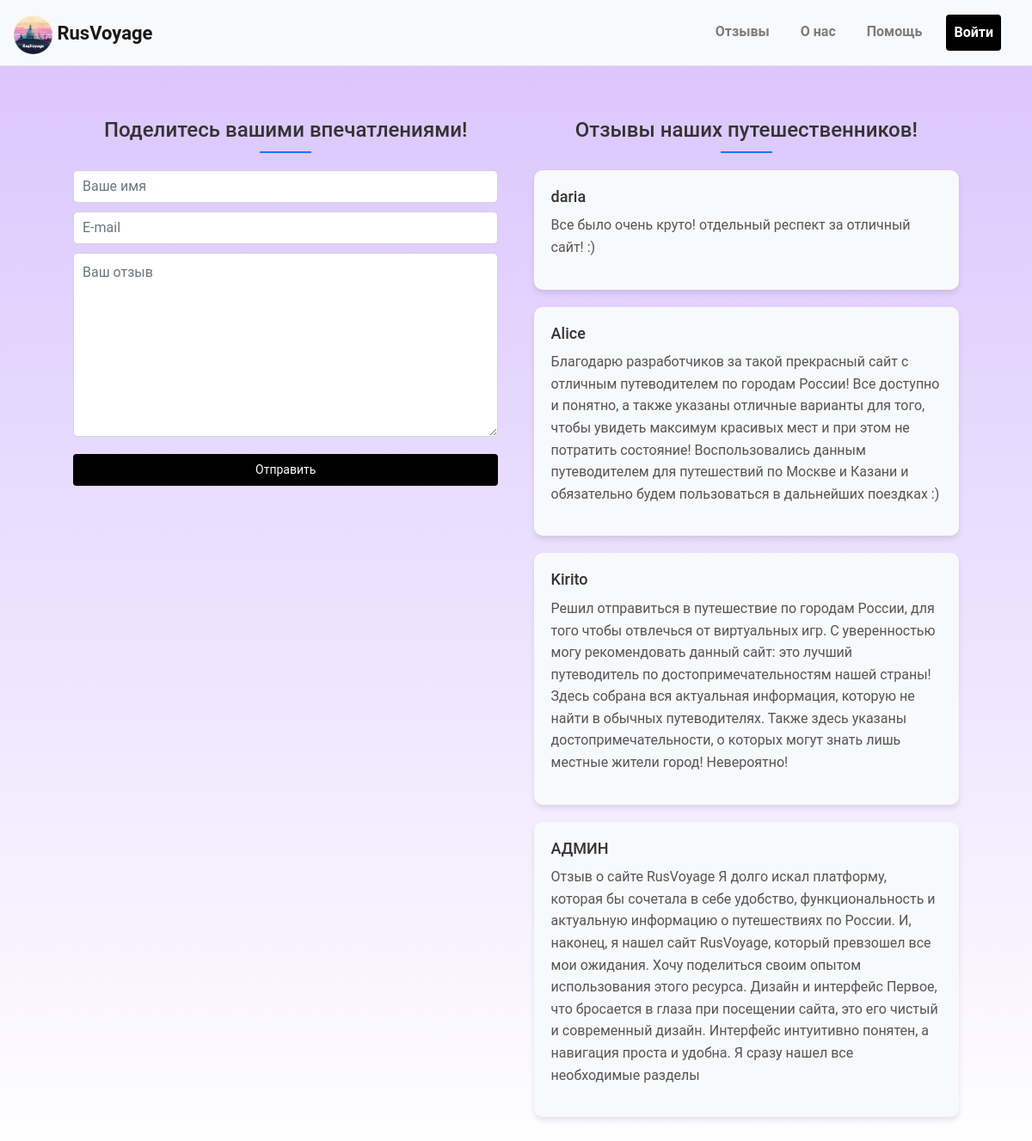
/feedback/, run on an earlier commit of the app's database.
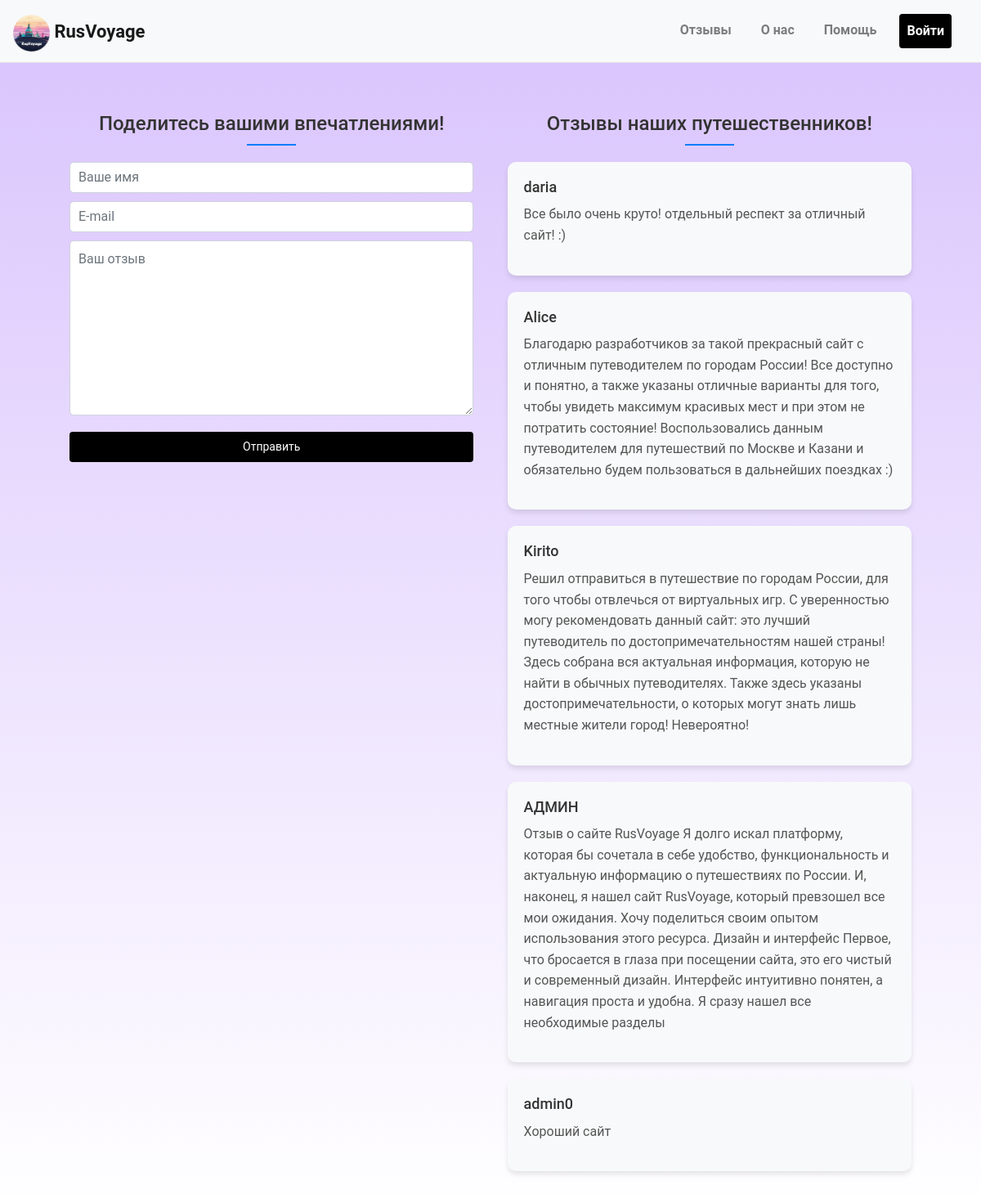
And on a later commit of the database.
### main/models.py (models this page shows, shortened)
class UsersFeedback(models.Model):
    username = models.CharField(max_length=30, blank=False)
    email = models.CharField(max_length=30, blank=False)
    feedback = models.CharField(max_length=500, blank=False)

### main/views.py (the view)
# urls.py: path('feedback/', views.feedback, name='feedback'),
def feedback(request):
    modal_form = modal_auth(request)
    news = UsersFeedback.objects.all()
    if request.method == 'POST':
        form = UsersFeedbackForm(request.POST)
        if form.is_valid():
            form.save()
            return redirect('feedback')
    else:
        form = UsersFeedbackForm()
    data = {
        'formReg': modal_form['formReg'],
        'formLog': modal_form['formLog'],
        'news': news,
        'form': form
    }
    return render(request, 'feedback.html', data)

### main/forms.py
class AccountFormRegister(forms.ModelForm):
    class Meta:
        model = Account
        fields = ['username', 'email', 'phone', 'password']
        widgets = {
            'username': TextInput(attrs={
                'required': True,
                'type': 'text',
                'class': 'form-control',
                'placeholder': 'Имя'
            }),
            "email": forms.EmailInput(attrs={
                'required': True,
                'type': 'email',
                'class': 'form-control',
                'placeholder': 'Email'
            }),
            'phone': TextInput(attrs={
                'required': True,
                'type': 'text',
                'class': 'form-control',
                'placeholder': 'Номер телефона'
            }),
            "password": PasswordInput(attrs={
                'required': True,
                'type': 'password',
                'class': 'form-control',
                'placeholder': 'Пароль'
            })
        }

class CustomLoginForm(forms.Form):
    username = forms.CharField(widget=TextInput(attrs={
        'placeholder': 'Имя',
        'type': 'text',
        'class': 'form-control',
    }))
    password = forms.CharField(widget=PasswordInput(attrs={
        'placeholder': 'Пароль',
        'type': 'password',
        'class': 'form-control',
    }))

### main/views.py (called while the page is built, shortened)
def modal_auth(request):
    formReg = AccountFormRegister()
    formLog = CustomLoginForm()
    return {'formReg': formReg, 'formLog': formLog}

### templates/feedback.html (shortened to what this page needs)
{% extends 'base.html' %}
{% load static %}
{% block content %}
<div class="container-feedback">
    <div class="feedback-form-container">
        <div class="feedback-title-left">
            <h2>Поделитесь вашими впечатлениями!</h2>
        </div>
        <form method="POST" сlass="feedback-form">
            {{ form.username }}
            {{ form.email }}
            {{ form.feedback }}
            <button class="btn btn-primary" type="submit">Отправить</button>
        </form>
    </div>
    <div class="reviews-container">
        <div class="feedback-title-right">
            <h2>Отзывы наших путешественников!</h2>
        </div>
        {% for review in news %}
        <div class="review">
            <h3>{{ review.username }}</h3>
            <p>{{ review.feedback }}</p>
        </div>
        {% endfor %}
    </div>
</div>
{% endblock %}

### templates/base.html (shortened to what this page needs)
<!DOCTYPE html>
<html lang="ru">
<head>
    <link rel="stylesheet" href="https://cdnjs.cloudflare.com/ajax/libs/animate.css/4.1.1/animate.min.css"/>
    <link href="https://stackpath.bootstrapcdn.com/bootstrap/4.5.2/css/bootstrap.min.css" rel="stylesheet">
    {% load static %}
    <link rel="stylesheet" href="{% static 'css/base.css' %}">
    <link rel="stylesheet" href="{% static 'css/feedback-css.css' %}">
    <link rel="stylesheet" href="{% static 'css/icon.css' %}">
    <link rel="stylesheet" href="{% static 'css/profile-css.css' %}">
    <link rel="stylesheet" href="{% static 'css/navbar.css' %}">
    <link rel="stylesheet" href="{% static 'css/modal_auth.css' %}">
    <link rel="stylesheet" href="{% static 'css/about.css' %}">
    <link rel="stylesheet" href="{% static 'css/help.css' %}">
</head>
<body>
    {% include 'navbar.html' %}
    <div class="container">
        {% block content %}
        {% endblock %}
    </div>
</body>
</html>

### templates/navbar.html (shortened to what this page needs)
{% load static %}
<nav class="navbar navbar-expand-md navbar-light bg-light">
    <a class="navbar-brand" href="{% url 'index' %}">
        <img src="{% static 'images/logo.png' %}" width="45" height="45" class="d-inline-block" alt="logo" loading="lazy">
        RusVoyage
    </a>
    <div class="collapse navbar-collapse" id="navbarNav">
        <ul class="navbar-nav ml-auto">
            <li class="nav-item">
                <a class="nav-link" href="{% url 'feedback' %}">Отзывы</a>
            </li>
            <li class="nav-item">
                <a class="nav-link" href="{% url 'about' %}">О нас</a>
            </li>
            <li class="nav-item">
                <a class="nav-link" href="{% url 'help' %}">Помощь</a>
            </li>
            {% if request.session.user_id %}
            <li class="nav-item dropdown">
                <a class="nav-link dropdown-toggle" href="#" id="navbarDropdown" role="button" data-toggle="dropdown" aria-haspopup="true" aria-expanded="false">
                    {{ request.session.username }}
                </a>
                <div class="dropdown-menu dropdown-menu-right" aria-labelledby="navbarDropdown">
                    <a class="dropdown-item" href="{% url 'profile' %}">Мой профиль</a>
                    <a class="dropdown-item" href="{% url 'logout' %}">Log Out</a>
                </div>
            </li>
            {% else %}
            <li class="nav-item">
                <button class="nav-link btn btn-login text-white" data-toggle="modal" data-target="#authModal">Войти</button>
            </li>
            {% endif %}
        </ul>
    </div>
</nav>

### main/static/css/base.css (style rules this page uses)
body { font-family: "Roboto", sans-serif; font-size: 16px; color: #333; background: linear-gradient(to top, hsl(0, 0%, 100%), #d9c3fd); background-attachment: fixed; }
.btn-login { background-color: #000; color: #fff; }
.form-control { width: 100%; padding: 10px; margin-bottom: 10px; }
.btn-primary { background-color: #000; color: #fff; padding: 10px 20px; border: none; cursor: pointer; }

### main/static/css/feedback-css.css (style rules this page uses)
.container-feedback { display: flex; flex-wrap: wrap; justify-content: space-between; padding: 40px; }
.feedback-form-container { width: 100%; max-width: 600px; margin: 0 auto; }
.reviews-container { width: 100%; }
.feedback-title-left, .feedback-title-right { text-align: center; margin-bottom: 20px; max-width: 90%; margin: 0 auto; }
.btn-primary { margin-top: 10px; width: 100%; }
.review { background-color: #f8f9fa; padding: 20px; border-radius: 10px; margin-bottom: 20px; box-shadow: 0 4px 6px rgba(0, 0, 0, 0.1); }
.feedback-title-left h2, .feedback-title-right h2 { font-size: 24px; color: #333; }
.review h3 { font-size: 18px; margin-bottom: 10px; }
.review p { font-size: 16px; color: #555; line-height: 1.6; }
.feedback-title-left h2::after, .feedback-title-right h2::after { content: ''; display: block; width: 60px; height: 2px; background-color: #007bff; margin: 10px auto; }
.feedback-title-left h2, .feedback-title-right h2 { font-size: 24px; color: #333; margin-top: 20px; margin-bottom: 20px; }
@media (min-width: 768px) { .container-feedback { flex-wrap: nowrap; } }
@media (min-width: 768px) { .feedback-form-container, .reviews-container { width: 48%; margin: 0; } }

### main/static/css/profile-css.css (style rules this page uses)
.btn-primary { background-color: #000000; border: none; padding: 8px 16px; font-size: 0.875em; }

### main/static/css/navbar.css (style rules this page uses)
.navbar { background-color: #fff; border-bottom: 1px solid #dee2e6; }
.navbar .navbar-brand { font-size: 22px; font-weight: bold; align-items: center; padding-top: 10px; vertical-align: baseline; }
.navbar .navbar-nav .nav-link { margin-right: 20px; font-weight: bold; }

### main/static/css/help.css (style rules this page uses)
.form-control { border-radius: 5px; }

What changed in the data, as far as the page shows it:
added UsersFeedback: username "admin0", feedback "Хороший сайт"
